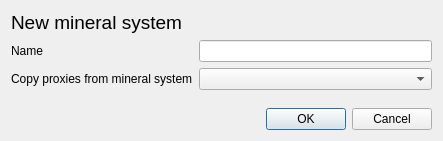
<?xml version="1.0" encoding="UTF-8"?>
<ui version="4.0">
 <class>Dialog</class>
 <widget class="QDialog" name="Dialog">
  <property name="geometry">
   <rect>
    <x>0</x>
    <y>0</y>
    <width>443</width>
    <height>141</height>
   </rect>
  </property>
  <property name="windowTitle">
   <string>Add custom mineral system</string>
  </property>
  <layout class="QVBoxLayout" name="verticalLayout">
   <item>
    <widget class="QLabel" name="label_8">
     <property name="sizePolicy">
      <sizepolicy hsizetype="Maximum" vsizetype="Maximum">
       <horstretch>0</horstretch>
       <verstretch>0</verstretch>
      </sizepolicy>
     </property>
     <property name="font">
      <font>
       <pointsize>14</pointsize>
      </font>
     </property>
     <property name="text">
      <string>New mineral system</string>
     </property>
    </widget>
   </item>
   <item>
    <layout class="QFormLayout" name="formLayout">
     <item row="0" column="0">
      <widget class="QLabel" name="label_2">
       <property name="text">
        <string>Name</string>
       </property>
      </widget>
     </item>
     <item row="0" column="1">
      <widget class="QLineEdit" name="name"/>
     </item>
     <item row="1" column="0">
      <widget class="QLabel" name="label_3">
       <property name="text">
        <string>Copy proxies from mineral system</string>
       </property>
      </widget>
     </item>
     <item row="1" column="1">
      <widget class="QComboBox" name="base_mineral_system">
       <property name="placeholderText">
        <string>-</string>
       </property>
       <item>
        <property name="text">
         <string>-</string>
        </property>
       </item>
      </widget>
     </item>
    </layout>
   </item>
   <item>
    <spacer name="verticalSpacer">
     <property name="orientation">
      <enum>Qt::Vertical</enum>
     </property>
     <property name="sizeHint" stdset="0">
      <size>
       <width>20</width>
       <height>0</height>
      </size>
     </property>
    </spacer>
   </item>
   <item>
    <widget class="QDialogButtonBox" name="button_box">
     <property name="orientation">
      <enum>Qt::Horizontal</enum>
     </property>
     <property name="standardButtons">
      <set>QDialogButtonBox::Cancel|QDialogButtonBox::Ok</set>
     </property>
    </widget>
   </item>
  </layout>
 </widget>
 <resources/>
 <connections>
  <connection>
   <sender>button_box</sender>
   <signal>rejected()</signal>
   <receiver>Dialog</receiver>
   <slot>reject()</slot>
   <hints>
    <hint type="sourcelabel">
     <x>316</x>
     <y>260</y>
    </hint>
    <hint type="destinationlabel">
     <x>286</x>
     <y>274</y>
    </hint>
   </hints>
  </connection>
 </connections>
</ui>
